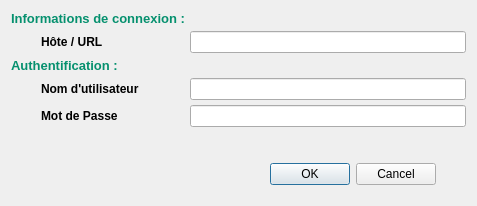
<?xml version="1.0" encoding="UTF-8"?>
<ui version="4.0">
 <class>Form</class>
 <widget class="QDialog" name="Form">
  <property name="geometry">
   <rect>
    <x>0</x>
    <y>0</y>
    <width>477</width>
    <height>206</height>
   </rect>
  </property>
  <property name="minimumSize">
   <size>
    <width>477</width>
    <height>206</height>
   </size>
  </property>
  <property name="maximumSize">
   <size>
    <width>477</width>
    <height>206</height>
   </size>
  </property>
  <property name="windowTitle">
   <string>Connexion</string>
  </property>
  <layout class="QVBoxLayout" name="verticalLayout">
   <item>
    <layout class="QFormLayout" name="FL_connect">
     <property name="horizontalSpacing">
      <number>5</number>
     </property>
     <property name="verticalSpacing">
      <number>5</number>
     </property>
     <property name="bottomMargin">
      <number>10</number>
     </property>
     <item row="0" column="0">
      <widget class="QLabel" name="lbl_infocon">
       <property name="font">
        <font>
         <family>Arial</family>
         <pointsize>10</pointsize>
         <weight>75</weight>
         <bold>true</bold>
        </font>
       </property>
       <property name="styleSheet">
        <string notr="true">color: rgb(5, 144, 110);</string>
       </property>
       <property name="text">
        <string>Informations de connexion :</string>
       </property>
      </widget>
     </item>
     <item row="1" column="0">
      <widget class="QLabel" name="lbl_host">
       <property name="font">
        <font>
         <family>Arial</family>
         <weight>75</weight>
         <bold>true</bold>
        </font>
       </property>
       <property name="text">
        <string>Hôte / URL</string>
       </property>
       <property name="indent">
        <number>30</number>
       </property>
      </widget>
     </item>
     <item row="1" column="1">
      <widget class="QLineEdit" name="le_host"/>
     </item>
     <item row="2" column="0">
      <widget class="QLabel" name="lbl_login">
       <property name="font">
        <font>
         <family>Arial</family>
         <pointsize>10</pointsize>
         <weight>75</weight>
         <bold>true</bold>
        </font>
       </property>
       <property name="styleSheet">
        <string notr="true">color: rgb(5, 144, 110);</string>
       </property>
       <property name="text">
        <string>Authentification :</string>
       </property>
      </widget>
     </item>
     <item row="3" column="0">
      <widget class="QLabel" name="lbl_username">
       <property name="font">
        <font>
         <family>Arial</family>
         <weight>75</weight>
         <bold>true</bold>
        </font>
       </property>
       <property name="text">
        <string>Nom d'utilisateur</string>
       </property>
       <property name="indent">
        <number>30</number>
       </property>
      </widget>
     </item>
     <item row="3" column="1">
      <widget class="QLineEdit" name="le_username"/>
     </item>
     <item row="4" column="0">
      <widget class="QLabel" name="lbl_psw">
       <property name="font">
        <font>
         <family>Arial</family>
         <weight>75</weight>
         <bold>true</bold>
        </font>
       </property>
       <property name="text">
        <string>Mot de Passe</string>
       </property>
       <property name="indent">
        <number>30</number>
       </property>
      </widget>
     </item>
     <item row="4" column="1">
      <widget class="QgsPasswordLineEdit" name="ple_psw"/>
     </item>
    </layout>
   </item>
   <item>
    <layout class="QHBoxLayout" name="horizontalLayout">
     <property name="bottomMargin">
      <number>10</number>
     </property>
     <item>
      <spacer name="horizontalSpacer">
       <property name="orientation">
        <enum>Qt::Horizontal</enum>
       </property>
       <property name="sizeHint" stdset="0">
        <size>
         <width>40</width>
         <height>20</height>
        </size>
       </property>
      </spacer>
     </item>
     <item>
      <widget class="QDialogButtonBox" name="btnBox">
       <property name="standardButtons">
        <set>QDialogButtonBox::Cancel|QDialogButtonBox::Ok</set>
       </property>
       <property name="centerButtons">
        <bool>true</bool>
       </property>
      </widget>
     </item>
    </layout>
   </item>
  </layout>
 </widget>
 <customwidgets>
  <customwidget>
   <class>QgsPasswordLineEdit</class>
   <extends>QLineEdit</extends>
   <header>qgspasswordlineedit.h</header>
  </customwidget>
 </customwidgets>
 <resources>
  <include location="../resources.qrc"/>
 </resources>
 <connections/>
</ui>
